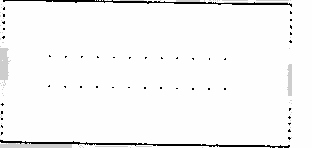
#> input picture combined_ws/src/combined_robot/maps/my_map.pgm, 312 x 148 px
$ python make_figure09_keepout_overlay.py
#> lines starting #> are read from the running program, lines starting #| are printed output that depends on the picture; after the words box and inside, x2 and y2 are one past the last pixel; in counts of white or black regions, pixels touching at a corner belong together
#!/usr/bin/env python3
"""Create Figure 9 by overlaying the keepout mask on the SLAM map."""

from collections import deque
from pathlib import Path

from PIL import Image, ImageDraw, ImageFont


ROOT = Path(__file__).resolve().parents[2]
MAP_DIR = ROOT / "src" / "combined_robot" / "maps"
FIG_DIR = ROOT / "report_assets" / "figures"

MAP_PGM = MAP_DIR / "my_map.pgm"
MASK_PGM = MAP_DIR / "keepout_mask.pgm"
OUT_PNG = FIG_DIR / "figure09_keepout_mask_overlay.png"
OUT_PDF = FIG_DIR / "figure09_keepout_mask_overlay.pdf"

RESOLUTION_M_PER_PIXEL = 0.05


def load_font(size: int, bold: bool = False) -> ImageFont.FreeTypeFont:
    candidates = [
        "/usr/share/fonts/truetype/dejavu/DejaVuSans-Bold.ttf" if bold else "/usr/share/fonts/truetype/dejavu/DejaVuSans.ttf",
        "/usr/share/fonts/truetype/liberation2/LiberationSans-Bold.ttf" if bold else "/usr/share/fonts/truetype/liberation2/LiberationSans-Regular.ttf",
    ]
    for path in candidates:
        if Path(path).exists():
            return ImageFont.truetype(path, size)
    return ImageFont.load_default()


def colorize_occupancy_grid(gray: Image.Image) -> Image.Image:
    gray = gray.convert("L")
#> gray is the input picture: PIL image 312x148 L; min 0, max 254, mean 246.2
    out = Image.new("RGB", gray.size, "white")
#> out: PIL image 312x148 RGB; every value is 255
    px_in = gray.load()
    px_out = out.load()
    for y in range(gray.height):
        for x in range(gray.width):
            v = px_in[x, y]
            if v < 80:
                px_out[x, y] = (25, 25, 25)
            elif v > 230:
                px_out[x, y] = (255, 255, 255)
            else:
                px_out[x, y] = (205, 205, 205)
    return out


def mask_alpha(mask: Image.Image) -> Image.Image:
    """Black mask cells are forbidden keepout areas."""
    mask = mask.convert("L")
    alpha = Image.new("L", mask.size, 0)
    src = mask.load()
    dst = alpha.load()
    for y in range(mask.height):
        for x in range(mask.width):
            if src[x, y] < 128:
                dst[x, y] = 150
    return alpha


def connected_boxes(mask: Image.Image) -> list[tuple[int, int, int, int]]:
    """Return bounding boxes for contiguous black keepout regions."""
    mask = mask.convert("L")
    w, h = mask.size
    px = mask.load()
    seen = set()
    boxes = []
    for y in range(h):
        for x in range(w):
            if (x, y) in seen or px[x, y] >= 128:
                continue
            q = deque([(x, y)])
            seen.add((x, y))
            min_x = max_x = x
            min_y = max_y = y
            while q:
                cx, cy = q.popleft()
                min_x, max_x = min(min_x, cx), max(max_x, cx)
                min_y, max_y = min(min_y, cy), max(max_y, cy)
                for nx, ny in ((cx - 1, cy), (cx + 1, cy), (cx, cy - 1), (cx, cy + 1)):
                    if 0 <= nx < w and 0 <= ny < h and (nx, ny) not in seen and px[nx, ny] < 128:
                        seen.add((nx, ny))
                        q.append((nx, ny))
            boxes.append((min_x, min_y, max_x, max_y))
    return boxes


def draw_legend(draw: ImageDraw.ImageDraw, x: int, y: int, font: ImageFont.ImageFont) -> None:
    items = [
        ((215, 48, 39), "Keepout zone"),
        ((25, 25, 25), "Occupied"),
        ((255, 255, 255), "Free"),
        ((205, 205, 205), "Unknown"),
    ]
    sw = 28
    gap = 250
    for i, (color, label) in enumerate(items):
        ix = x + i * gap
        draw.rectangle((ix, y, ix + sw, y + sw), fill=color, outline=(60, 60, 60), width=2)
        draw.text((ix + sw + 10, y - 1), label, fill=(35, 35, 35), font=font)


def draw_scale_bar(draw: ImageDraw.ImageDraw, x: int, y: int, scale: int, font: ImageFont.ImageFont) -> None:
    bar_m = 2.0
    bar_px = int((bar_m / RESOLUTION_M_PER_PIXEL) * scale)
    draw.line((x, y, x + bar_px, y), fill=(20, 20, 20), width=5)
    draw.line((x, y - 10, x, y + 10), fill=(20, 20, 20), width=4)
    draw.line((x + bar_px, y - 10, x + bar_px, y + 10), fill=(20, 20, 20), width=4)
    draw.text((x + bar_px + 16, y - 17), "2 m", fill=(35, 35, 35), font=font)


def main() -> None:
    FIG_DIR.mkdir(parents=True, exist_ok=True)

    map_img = colorize_occupancy_grid(Image.open(MAP_PGM))
    mask_img = Image.open(MASK_PGM).convert("L")
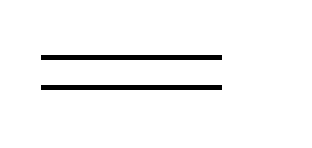
#> input picture combined_ws/src/combined_robot/maps/keepout_mask.pgm, 312 x 148 px
#> mask_img is the input picture: PIL image 312x148 L; 96.1% white; 2 black regions, box (x1, y1, x2, y2) and area: (41, 55, 222, 60) 905, (41, 85, 222, 90) 905

    overlay = Image.new("RGBA", map_img.size, (215, 48, 39, 0))
    overlay.putalpha(mask_alpha(mask_img))
#> in mask_alpha, `alpha = Image.new("L", mask.size, 0)`: alpha: PIL image 312x148 L; every value is 0
    composed = Image.alpha_composite(map_img.convert("RGBA"), overlay)

    scale = 5
    composed = composed.resize((composed.width * scale, composed.height * scale), Image.Resampling.NEAREST)
#> composed: PIL image 1560x740 RGBA
    mask_scaled = mask_img.resize((mask_img.width * scale, mask_img.height * scale), Image.Resampling.NEAREST)
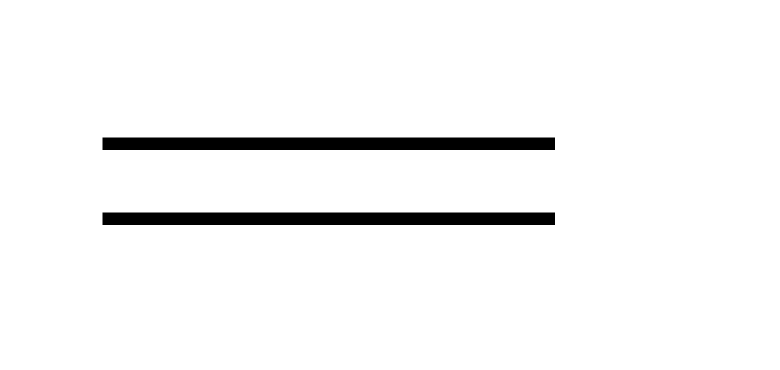
#> mask_scaled: PIL image 1560x740 L (shown at 1/2 size); 96.1% white; 2 black regions, box (x1, y1, x2, y2) and area: (205, 275, 1110, 300) 22625, (205, 425, 1110, 450) 22625

    draw_overlay = ImageDraw.Draw(composed)
    for box in connected_boxes(mask_img):
#> in connected_boxes, `w, h = mask.size`: w = 312; h = 148
#> in connected_boxes, `seen = set()`: seen = 0 items
        x0, y0, x1, y1 = [v * scale for v in box]
        draw_overlay.rectangle((x0, y0, x1 + scale - 1, y1 + scale - 1), outline=(150, 18, 25, 255), width=3)
#> this loop made 2 passes

    # Add subtle diagonal hatch on keepout cells so the mask remains visible in print.
    hatch = Image.new("RGBA", composed.size, (0, 0, 0, 0))
#> hatch: PIL image 1560x740 RGBA; every value is 0
    hatch_draw = ImageDraw.Draw(hatch)
    for x in range(-composed.height, composed.width, 28):
        hatch_draw.line((x, composed.height, x + composed.height, 0), fill=(150, 18, 25, 95), width=2)
    hatch_alpha = Image.new("L", composed.size, 0)
#> hatch_alpha: PIL image 1560x740 L; every value is 0
    hp = hatch_alpha.load()
    mp = mask_scaled.load()
    for y in range(mask_scaled.height):
        for x in range(mask_scaled.width):
            if mp[x, y] < 128:
                hp[x, y] = 95
    hatch.putalpha(hatch_alpha)
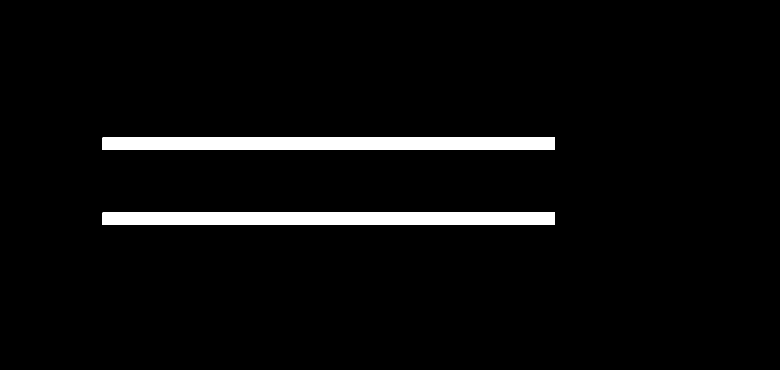
#> hatch_alpha: PIL image 1560x740 L (shown at 1/2 size); values 0 (black) and 95 (white), 3.9% white; 2 white regions, box (x1, y1, x2, y2) and area: (205, 275, 1110, 300) 22625, (205, 425, 1110, 450) 22625
    composed = Image.alpha_composite(composed, hatch)
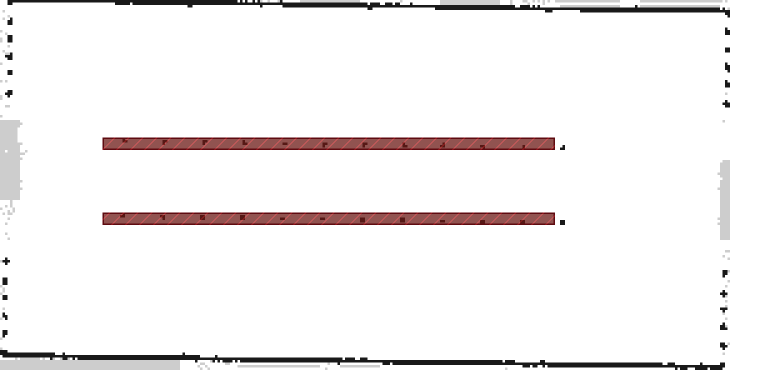
#> composed: PIL image 1560x740 RGBA (shown at 1/2 size); mean R, G, B, A 243.5, 240.7, 240.6, 255

    margin_x = 90
    margin_top = 80
    margin_bottom = 165
    canvas_w = composed.width + 2 * margin_x
#> canvas_w = 1740
    canvas_h = composed.height + margin_top + margin_bottom
#> canvas_h = 985
    canvas = Image.new("RGB", (canvas_w, canvas_h), (248, 249, 250))

    map_x = margin_x
    map_y = margin_top
    shadow = Image.new("RGBA", (composed.width + 16, composed.height + 16), (0, 0, 0, 0))
#> shadow: PIL image 1576x756 RGBA; every value is 0
    sd = ImageDraw.Draw(shadow)
    sd.rectangle((8, 8, composed.width + 8, composed.height + 8), fill=(0, 0, 0, 24))
    canvas.paste(shadow.convert("RGB"), (map_x - 8, map_y - 8))
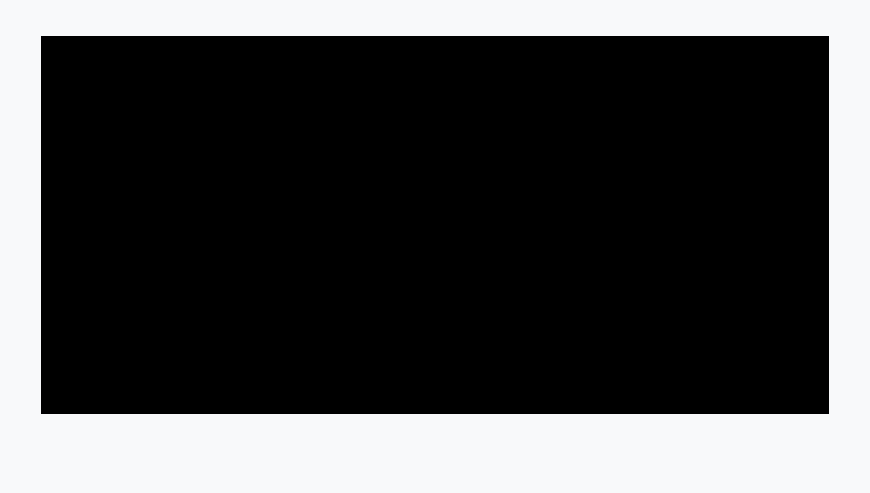
#> canvas: PIL image 1740x985 RGB (shown at 1/2 size); mean R, G, B 75.6, 75.9, 76.2
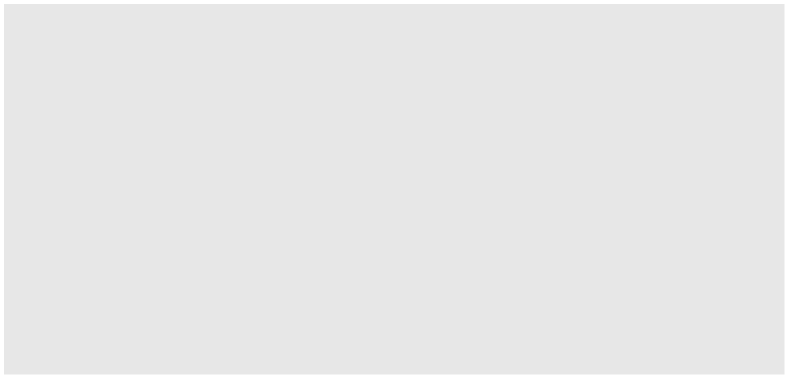
#> shadow: PIL image 1576x756 RGBA (shown at 1/2 size); mean R, G, B, A 0, 0, 0, 23.3; transparent parts drawn white
    canvas.paste(composed.convert("RGB"), (map_x, map_y))

    draw = ImageDraw.Draw(canvas)
    draw.rectangle((map_x, map_y, map_x + composed.width - 1, map_y + composed.height - 1), outline=(80, 80, 80), width=2)

    font = load_font(26)
    draw_legend(draw, margin_x, map_y + composed.height + 52, font)
    draw_scale_bar(draw, canvas_w - margin_x - 300, map_y + composed.height + 70, scale, font)

    canvas.save(OUT_PNG, quality=95)
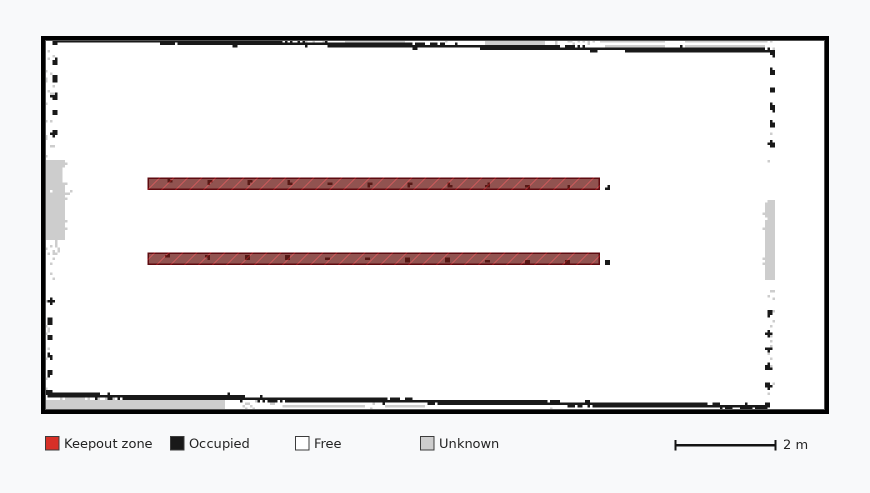
#> saved as figure09_keepout_mask_overlay.png: PIL image 1740x985 RGB (shown at 1/2 size); mean R, G, B 238.2, 236.5, 236.8
    canvas.save(OUT_PDF, resolution=300.0)
    print(OUT_PNG)
    print(OUT_PDF)


if __name__ == "__main__":
    main()
